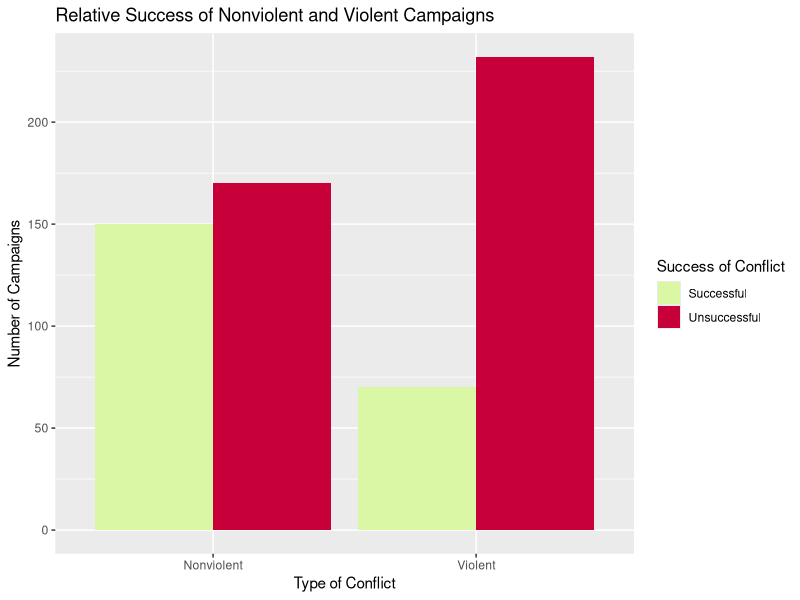
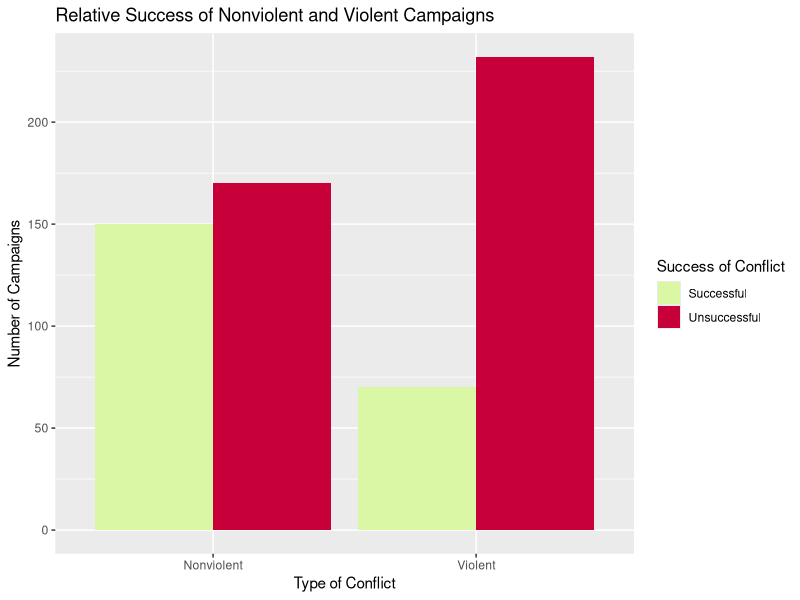
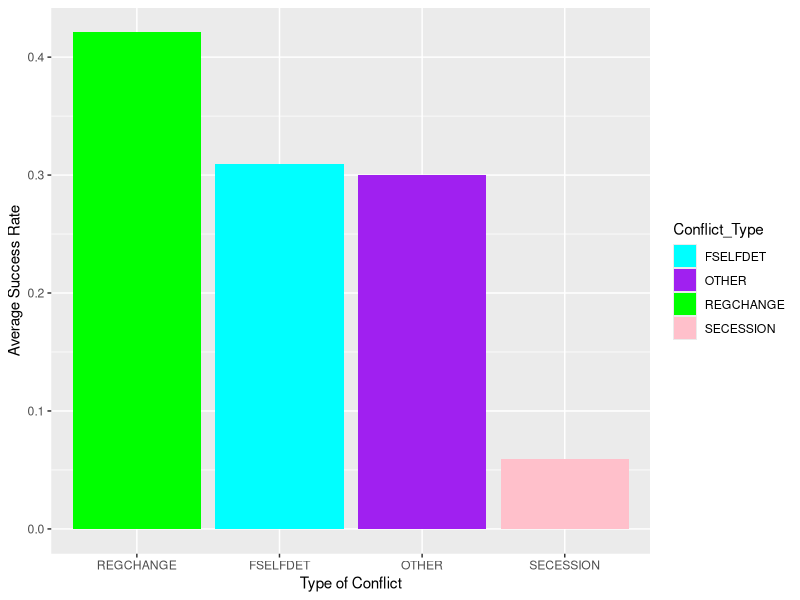

Here is the R script that generated these plots, in order:
## ---- chunk 1
library(ggplot2)
library(dplyr)

library(tidyverse)
library(dplyr)
navco <- read_csv("NAVCO 1.3 List Final Project.csv")

new_navco <- navco |>
  mutate(V_OR_NV = if_else(VIOL == 1, "Violent", "Nonviolent")) |>
  mutate(`Success of Conflict` = if_else(SUCCESS == 1, "Successful", "Unsuccessful")) |>
  group_by(V_OR_NV, `Success of Conflict`) |>
  summarize(count = n())

`Success of Conflict` = factor(new_navco$`Success of Conflict`)

new_navco |>
  ggplot(aes(x = factor(V_OR_NV), y = count, fill = `Success of Conflict`)) +
  geom_bar(stat = "identity", position = "dodge") +
  labs(x = "Type of Conflict", y = "Number of Campaigns", title = "Relative Success of Nonviolent and Violent Campaigns") +
  scale_fill_manual(values = c("Successful" = "#DAF7A6", "Unsuccessful" = "#C70039"))
## ---- chunk 2
library(tidyverse)
library(dplyr)
navco <- read_csv("NAVCO 1.3 List Final Project.csv")

view(navco)
## ---- chunk 3
## Milestone 3
library(ggplot2)

new_navco <- navco |>
  mutate(V_OR_NV = if_else(VIOL == 1, "Violent", "Nonviolent")) |>
  mutate(`Success of Conflict` = if_else(SUCCESS == 1, "Successful", "Unsuccessful")) |>
  group_by(V_OR_NV, `Success of Conflict`) |>
  summarize(count = n())

`Success of Conflict` = factor(new_navco$`Success of Conflict`)

new_navco |>
  ggplot(aes(x = factor(V_OR_NV), y = count, fill = `Success of Conflict`)) +
  geom_bar(stat = "identity", position = "dodge") +
  labs(x = "Type of Conflict", y = "Number of Campaigns", title = "Relative Success of Nonviolent and Violent Campaigns") +
  scale_fill_manual(values = c("Successful" = "#DAF7A6", "Unsuccessful" = "#C70039"))
## ---- chunk 4
library(dplyr)

## Creating a new variable to delineate the types of motivators for the conflict.

milestone4 <- navco |>
  mutate(Conflict_Type = case_when(
    FSELFDET == 1  ~ "FSELFDET", 
    REGCHANGE == 1 ~ "REGCHANGE",
    SECESSION == 1 ~ "SECESSION",
    OTHER == 1 ~ "OTHER"
  ))

milestone4
## ---- chunk 5
## Calculate the averages of success for each type.

ms4tibble <- milestone4 |>
  group_by(Conflict_Type) |>
  summarize(avg_success = mean(SUCCESS, na.rm = TRUE)) |>
  arrange(desc(avg_success)) |>
  drop_na()
  
ms4tibble
## ---- chunk 6
## Visualization of the success averages

library(ggplot2)

ms4graph <- ms4tibble |>
  ggplot(ms4tibble, mapping = aes(
    x = reorder(Conflict_Type, -avg_success), y = avg_success, fill = Conflict_Type)) +
  geom_bar(stat = "identity") + labs(x = "Type of Conflict", y = "Average Success Rate") + 
  scale_fill_manual(values = c("FSELFDET" = "cyan", "REGCHANGE" = "green", "SECESSION" = "pink", "OTHER" = "purple"))

ms4graph
